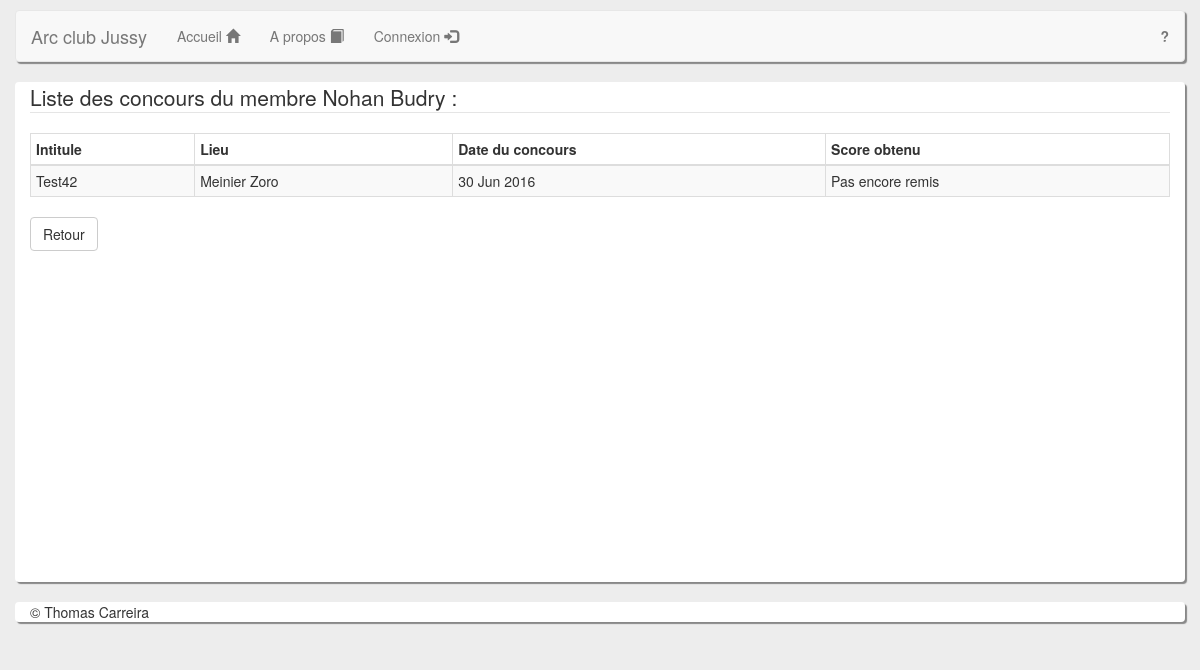
The app's page /Site/consulter-resultats-membre.php?id_membre=19, older data.
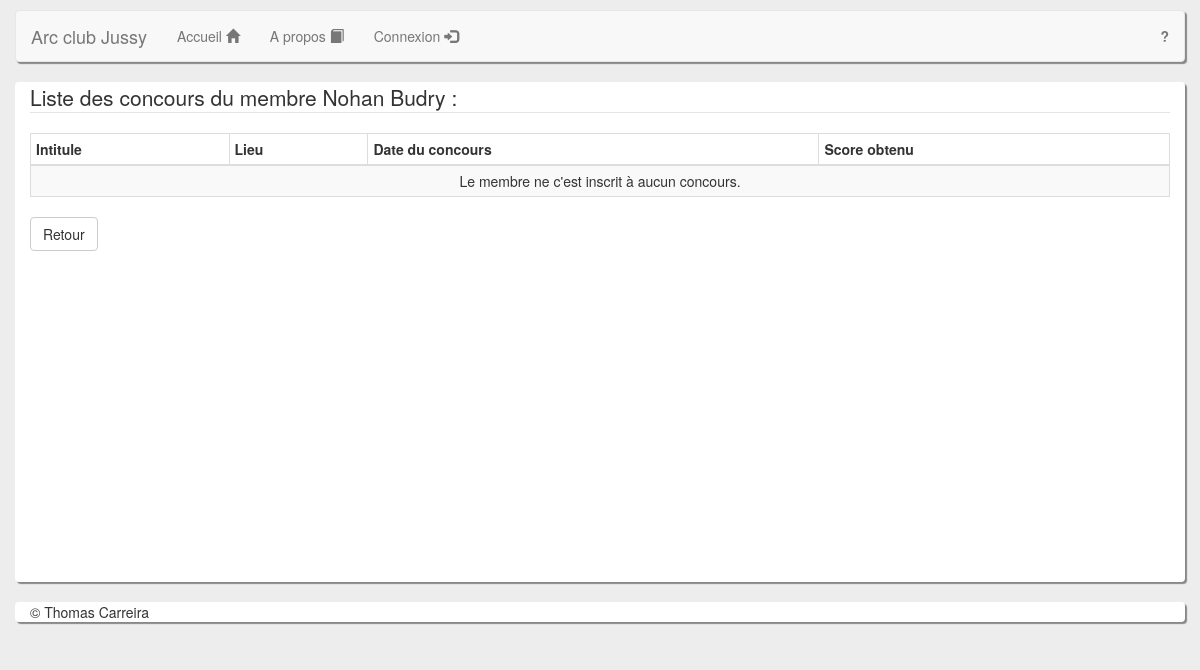
The same page, newer data.
### tables this page shows
CREATE TABLE IF NOT EXISTS `t_inscrits` (
  `id_concours` int(11) NOT NULL,
  `id_membre` int(11) NOT NULL,
  `score` int(3) NOT NULL DEFAULT '-1',
  PRIMARY KEY (`id_concours`,`id_membre`),
  KEY `id_membre` (`id_membre`)
);

CREATE TABLE IF NOT EXISTS `t_concours` (
  `id_concours` int(11) NOT NULL AUTO_INCREMENT,
  `intitule` varchar(50) NOT NULL,
  `lieu` varchar(100) NOT NULL,
  `nb_places` int(6) NOT NULL,
  `date_concours` date NOT NULL,
  `date_limite_inscription` date NOT NULL,
  PRIMARY KEY (`id_concours`),
  UNIQUE KEY `intitule` (`intitule`)
);

### Site/librairie/librairie_membres.php (called while the page is built, shortened)
<?php
function charger_donnees_membre($id_membre) {
    $query = connectDB()->prepare("SELECT * FROM `t_membres` WHERE id_membre = ?");
    $query->execute([$id_membre]);
    $data = $query->fetch(PDO::FETCH_ASSOC);
    return $data;
}

### Site/consulter-resultats-membre.php (the view, shortened to what this page needs)
<?php
require './librairie/librairie.php';
require './librairie/librairie_concours.php';
require './librairie/librairie_membres.php';
if (!isset($_REQUEST['id_membre']))
    header('Location: administration-membres.php');
else
    $membre = charger_donnees_membre($_REQUEST['id_membre']);
?>
<!DOCTYPE html>
<html>
    <ul class="nav navbar-nav">
        <li>
            <a href="index.php">Accueil <span class="glyphicon glyphicon-home"></span></a>
        </li>
        <li>
            <a href="a-propos.php">A propos <span class="glyphicon glyphicon-book"></span></a>
        </li>
        <li>
            <?php
            if (isset($_SESSION['membre_connecte']))
                echo '<a href="deconnexion.php">Deconnexion <span class="glyphicon glyphicon-log-out"></span></a>';
            else
                echo '<a href="connexion.php">Connexion <span class="glyphicon glyphicon-log-in"></span></a>';
            ?>
        </li>
    </ul>
    <ul class="nav navbar-nav navbar-right">
        <li>
            <a href="aide.php"><b>?</b></a>
        </li>
    </ul>
</div>
</nav>
</div>
<div class="row">
    <section class="col-sm-12 table-responsive">
        <legend>Liste des concours du membre <?php echo $membre['prenom'] . " " . $membre['nom'] ?> :</legend>
        <div class="table-responsive">
            <table class="table table-bordered table-striped table-condensed">
                <thead>
                    <tr>
                        <th>
                            Intitule
                        </th>
                        <th>
                            Lieu
                        </th>
                        <th>
                            Date du concours
                        </th>
                        <th>
                            Score obtenu
                        </th>
                </thead>
                <tbody>
                    <?php echo tableau_tout_concours_membre_participe($_REQUEST['id_membre']) ?>
                </tbody>
            </table>
        </div>
        <a type="button" class="btn btn-default" href="administration-membres.php">Retour</a>
    </section>
</div>
<div class="row">
    <footer class="col-sm-12">
        &copy; Thomas Carreira
    </footer>
</div>
</div>
</body>
</html>

### Site/librairie/librairie_concours.php (shortened to what this page needs)
<?php
function tableau_tout_concours_membre_participe($id_membre) {
    static $query = null;
    if ($query == null) {
        $query = connectDB()->prepare("SELECT c.id_concours, intitule, lieu, date_concours, score FROM t_concours as c, t_inscrits as i WHERE c.id_concours = i.id_concours AND i.id_membre = ? ORDER BY date_concours DESC");
    }
    $query->execute([$id_membre]);
    if ($query->rowCount() == 0) {
        echo '<tr>';
        echo '<td colspan="6" class="text-center">Le membre ne c\'est inscrit à aucun concours.</td>';
        echo '</tr>';
    } else {
        while (($data = $query->fetch(PDO::FETCH_ASSOC)) !== false) {
            echo '<tr>';
            echo '<td>' . $data['intitule'] . '</td>';
            echo '<td>' . $data['lieu'] . '</td>';
            echo '<td>' . date_format(date_create($data['date_concours']), "d M Y") . '</td>';
            if ($data['score'] == -1)
                echo '<td>Pas encore remis</td>';
            else
                echo '<td>' . $data['score'] . '</td>';
            echo '</tr>';
        }
    }
}

Row changes from the older to the newer data that the page shows:
removed t_inscrits: id_concours.intitule "Test42", id_concours.lieu "Meinier Zoro", id_concours.date_concours "30 Jun 2016", score "Pas encore remis"
Text that changed along with them:
text now shown: "Le membre ne c ' est inscrit à aucun concours."
